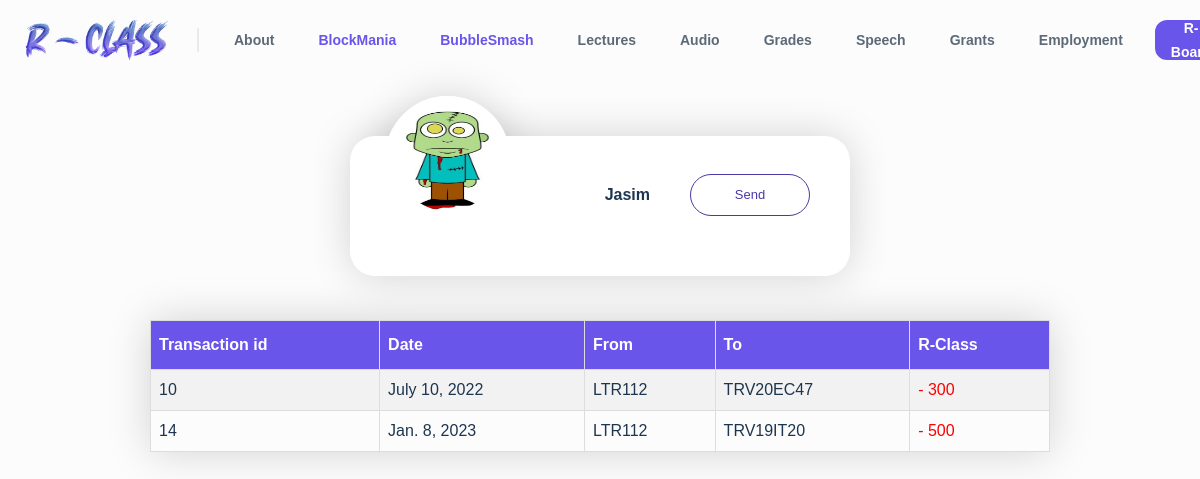
/dashboard/ (signed in), run on the app's committed database.
### authentication/models.py (models this page shows, shortened)
class account(AbstractBaseUser):
    NAME = models.CharField(max_length=30)
    SEM = models.CharField(max_length=20)
    DEPT = models.CharField(max_length=100)
    balance = models.IntegerField(default=0, null=True)
    TE = models.IntegerField(default=0, null=True)
    photo = models.CharField(max_length=200)
    username = models.CharField(max_length=30, unique=True)
    is_admin = models.BooleanField(default=False)
    is_faculty = models.BooleanField(default=False)
    is_merchant = models.BooleanField(default=False)
    is_student = models.BooleanField(default=True)
    is_active = models.BooleanField(default=True)
    is_office = models.BooleanField(default=False)
    is_staff = models.BooleanField(default=False)
    USERNAME_FIELD = 'username'
    objects = accountmanager()
    def __str__(self):
        return self.username

### transaction/models.py (models this page shows)
class Transaction(models.Model):
    trans_id = models.AutoField(primary_key=True)
    date = models.DateField()
    from_user = models.ForeignKey(account, on_delete=models.CASCADE)
    to_user = models.CharField(default="", max_length=30)
    jocund = models.IntegerField(default=0)

### dashboard/views.py (the view)
# urls.py: path('dashboard/', dash_view, name='dashboard'),
def dash_view(request):
    context = {}
    user = request.user
    fullData = account.objects.all()
    user_dict = {}
    for data in fullData:
        if data.is_student:
            user_dict[data.username] = data.TE
    dictionary_keys = list(user_dict.keys())
    sorted_dict = {dictionary_keys[i]: sorted(user_dict.values())[i] for i in range(len(dictionary_keys))}
    trans_obj = Transaction.objects.all()
    trans_list = []
    for data in trans_obj:
        if str(data.from_user) == str(user) or str(data.to_user) == str(user):
            trans_list.append(data)
    print(trans_list)
    userData = account.objects.get(username=user)
    if userData.is_student:
        context['ranking'] = list(sorted_dict).index(str(userData.username))
    context['user'] = userData
    context['transaction'] = trans_list
    return render(request, 'dashboard.html', context)

### dashboard/templatetags/to_str.py (called while the page is built)
@register.filter(name='to_str')
def to_str(value):
    return str(value)

### templates/dashboard.html (shortened to what this page needs)
{% load static %}
{% load to_str %}
<!DOCTYPE html>
<html class="notranslate wf-ibmplexsans-n4-active wf-inter-n4-active wf-active" lang="en">
<head>
    <link rel="stylesheet" href="{% static 'css/e950135ece9f0b0d.css' %}" data-n-g="">
    <link rel="stylesheet" href="{% static 'css/style.css' %}">
</head>
<body class="app">
    <div class="Header_header__c7sEG">
        <div class="container Header_container__ZF_iK">
            <a class="Logo_logo__nj7RB Header_logo__Y_FUf" href="/">
                <span>
                    <span style="box-sizing: border-box; display: inline-block; overflow: hidden; width: 152px; height: initial; background: rgba(0, 0, 0, 0) none repeat scroll 0% 0%; opacity: 1; border: 0px none; margin: 0px; padding: 0px; position: relative; max-width: 100%;">
                        <span style="box-sizing: border-box; display: block; width: initial; height: initial; background: rgba(0, 0, 0, 0) none repeat scroll 0% 0%; opacity: 1; border: 0px none; margin: 0px; padding: 0px; max-width: 100%;">
                            </span>
                <img alt="EarthFund" src="{% static 'images/logo/main_logo.png' %}" decoding="async" data-nimg="intrinsic" style="position: absolute; inset: 0px; box-sizing: border-box; padding: 0px; border: medium none; margin: auto; display: block;"></span>
                </span>
            </a>
            <div class="Header_wrapper__YaZq_">
                <nav class="Header_nav__eRLoX">
                   <a class="Header_link__ikBIz" href="#about">About</a>
                    <a style="color: #6a55ea;" class="Header_link__ikBIz" href="/games/">BlockMania</a>
                    <a style="color: #6a55ea;" class="Header_link__ikBIz" href="/bubble/">BubbleSmash</a>
                    <a class="Header_link__ikBIz" href="/video/">Lectures</a>
                    <a class="Header_link__ikBIz" href="/audiobook/">Audio</a>
                    <a class="Header_link__ikBIz" href="/calc/">Grades</a>
                    <a class="Header_link__ikBIz" href="/speech/">Speech</a>
                    <a class="Header_link__ikBIz" href="/speech/">Grants</a>
                    <a class="Header_link__ikBIz" href="/employment/">Employment</a>
                    <a style="cursor: pointer;" href="/jclass/" class="button-sm Header_button__cj5WR">R-Board</a>
            </div>
        </div>
    </div>
    <div class="layout">
        <div class="profile">
            <div class="profile__picture"><img src="{% static 'images/profile/' %}{{ user.photo }}" alt="pp" /></div>
            <div class="profile__header">
                <div class="profile__account">
                    <h4 class="profile__username">{{ user.NAME }}</h4>
                </div>
                <div class="profile__edit">
                    <a class="profile__button" href="/transaction/"  {% if user.is_merchant %} style="display:none;"   {% endif %}>Send</a></div>
            </div>
        </div>
    </div>
    <div style=" max-width: 900px; display: flex; margin: 44px auto; justify-content: center; align-items: center;">
        <table id="customers" style="margin: 0 auto;">
            <tr>
              <th>Transaction id</th>
              <th>Date</th>
              <th>From</th>
              <th>To</th>
              <th>R-Class</th>
            </tr>
            {% if transaction %}
            {% for t in transaction %}
            <tr>
              <td>{{ t.trans_id }}</td>
              <td>{{ t.date }}</td>
              <td>{{ t.from_user }}</td>
              <td>{{ t.to_user }}</td>
                {% if user.username ==  t.from_user|to_str  %} <td style="color:red;">
                    {% else %}<td style="color:green;">      {% endif %}
                  {% if user.username ==  t.from_user|to_str  %} - {% else %}+{% endif %}   {{ t.jocund }}</td>
            </tr>
            {% endfor %}
            {% endif %}
          </table>
    </div>
</body>
</html>

### static/css/e950135ece9f0b0d.css (style rules this page uses)
a, abbr, acronym, address, applet, article, aside, audio, b, big, blockquote, body, canvas, caption, center, cite, code, dd, del, details, dfn, div, dl, dt, em, embed, fieldset, figcaption, figure, footer, form, h1, h2, h3, h4, h5, h6, header, hgroup, html, i, iframe, img, ins, kbd, label, legend, li, mark, menu, nav, object, ol, output, p, pre, q, ruby, s, samp, section, small, span, strike, strong, sub, summary, sup, table, tbody, td, tfoot, th, thead, time, tr, tt, u, ul, var, video { margin: 0; padding: 0; border: 0; vertical-align: baseline }
html { -ms-text-size-adjust: 100%; -webkit-text-size-adjust: 100% }
a img, fieldset, img { border: none }
a, a:focus, button, div, h1, h2, h3, h4, h5, h6, input, select, span, textarea { outline: none }
table { border-spacing: 0; border-collapse: collapse; width: 100% }
html { box-sizing: border-box }
body { background: #fcfcfc; font-family: Inter, sans-serif; -webkit-font-smoothing: antialiased; -moz-osx-font-smoothing: grayscale; font-size: 16px; color: #1d354f; line-height: 1.5 }
img { display: block; max-width: 100%; vertical-align: bottom }
a { text-decoration: none; color: #6a55ea }
[class^=container] { max-width: 1312px; margin: 0 auto; padding: 0 64px }
[class^=button] { display: inline-flex; text-align: center; align-items: center; justify-content: center; height: 56px; padding: 0 22px; background: #6a55ea; border: 2px solid #6a55ea; border-radius: 12px; font-size: 16px; font-weight: 700; line-height: 24px; color: #fff; transition: background .2s, border-color .2s, color .2s }
.button-sm { height: 40px; padding: 0 14px; font-size: 14px }

### static/css/719f44d6cce7cd0f.css (style rules this page uses)
.Logo_logo__nj7RB { display:inline-flex;align-items:center;position:relative;font-size:0;vertical-align:top }
.Header_header__c7sEG { position:fixed;top:0;left:0;right:0;z-index:80;padding:24px 0 }
@media only screen and (max-width:1259px) { .Header_header__c7sEG { padding:20px 0 } }
.Header_header__c7sEG .Header_container__ZF_iK { display:flex;align-items:center;max-width:100%;padding:0 40px }
@media only screen and (max-width:1259px) { .Header_header__c7sEG .Header_container__ZF_iK { padding:0 20px } }
.Header_logo__Y_FUf { position:relative;margin-right:70px }
@media only screen and (max-width:1259px) { .Header_logo__Y_FUf { margin-right:50px } }
.Header_logo__Y_FUf:before { content:"";position:absolute;top:8px;right:-42px;height:24px;border-radius:1px;width:2px;background:#e9e9e9 }
@media only screen and (max-width:1259px) { .Header_logo__Y_FUf:before { right:-27px } }
.Header_nav__eRLoX { position:relative;display:flex;align-items:center }
.Header_link__ikBIz { padding:2px 10px;border-radius:8px;border:2px solid transparent;font-size:14px;font-weight:600;line-height:24px;color:#5c6a78;transition:border-color .2s,box-shadow .2s,color .2s }
.Header_dropdown__V2G_S:not(:last-child),.Header_link__ikBIz:not(:last-child) { margin-right:20px }
@media only screen and (max-width:1259px) { .Header_dropdown__V2G_S:not(:last-child),.Header_link__ikBIz:not(:last-child) { margin-right:14px } }
.Header_button__cj5WR { margin-left:auto }

### data on the page
account: photo (picture), NAME "Jasim"
Transaction: trans_id "10", date "July 10, 2022", from_user "LTR112", to_user "TRV20EC47", jocund "300"
Transaction: trans_id "14", date "Jan. 8, 2023", from_user "LTR112", to_user "TRV19IT20", jocund "500"
